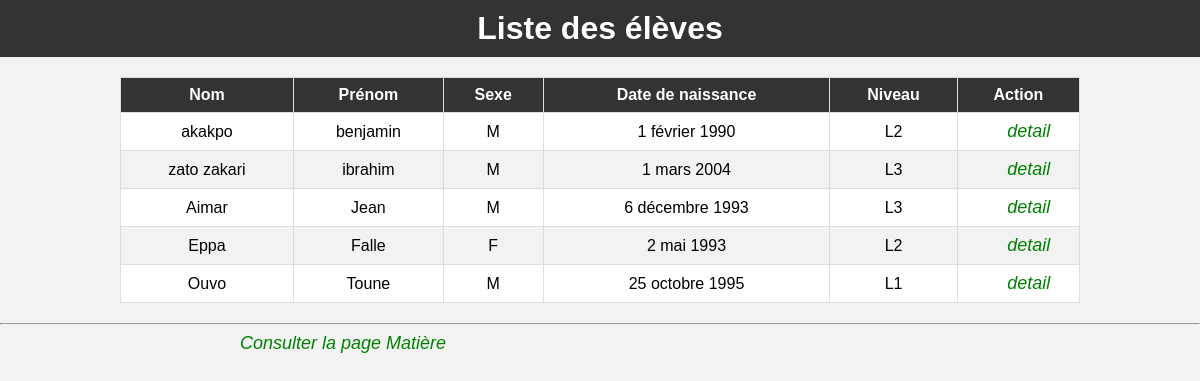
The app's page /notes/eleves with its own data.
### Notes/models.py (models this page shows, shortened)
class Personne(models.Model):
    nom = models.CharField(max_length=50)
    prenom = models.CharField(max_length=50)
    sexe = models.CharField(choices=[("M", "Masculin"),("F","Féminin")],  max_length=50)
    date_naissance = models.DateField()
    class Meta:
        abstract = True

class Eleve(Personne):
    id_eleve = models.IntegerField(primary_key=True)
    niveau = models.ForeignKey(Niveau, on_delete=models.CASCADE)
    class Meta:
        verbose_name_plural = "Elèves"

class Niveau(models.Model):
    nom = models.CharField(max_length=2 , unique=True)
    matiere = models.ManyToManyField(Matiere)
    class Meta:
        verbose_name_plural = "Niveaux"

### Notes/views.py (the view)
# urls.py: path('eleves', views.eleves, name='eleves'),
def eleves(request):
    eleves = Eleve.objects.all()
    return render(request, 'notes/liste_eleve.html', {'eleves':eleves})

### Notes/templates/notes/liste_eleve.html (shortened to what this page needs)
<!DOCTYPE html>
<html lang="en">
<head>
</head>
<body>
    <header>
        <h1>Liste des élèves</h1>
    </header>
    <table>
        <thead>
            <tr>
                <th>Nom</th>
                <th>Prénom</th>
                <th>Sexe</th>
                <th>Date de naissance</th>
                <th>Niveau</th>
                <th>Action</th>
            </tr>
        </thead>
        <tbody>
            {% for eleve in eleves %}
            <tr>
                <td>{{eleve.nom}} </td>
                <td>{{ eleve.prenom }} </td>
                <td> {{ eleve.sexe }}</td>
                <td>{{ eleve.date_naissance }} </td>
                <td>{{ eleve.niveau.nom }} </td>
                <td> <a href="{% url  'notes:eleves' %}/{{ eleve.id_eleve }}">detail</a>
            </tr>
            {% endfor%}
        </tbody>
    </table>
<hr>
    <a href="{% url 'notes:matieres'%}">Consulter la page Matière</a>
</body>
</html>

### Notes/templates/notes/liste_eleve.html (style rules this page uses)
body { font-family: Arial, sans-serif; margin: 0; padding: 0; background-color: #f2f2f2; }
header { background-color: #333; color: #fff; text-align: center; padding: 10px; }
h1 { margin: 0; }
table { width: 80%; margin: 20px auto; border-collapse: collapse; background-color: #fff; }
th, td { border: 1px solid #ddd; padding: 8px; text-align: center; }
th { background-color: #333; color: #fff; }
tr:nth-child(even) { background-color: #f2f2f2; }
a { text-decoration: none; margin-left: 20%; color: green; font-weight: 200; font-style: italic; font-size: 18px; }

### records on screen
Eleve: nom "akakpo", prenom "benjamin", sexe "M", date_naissance "1 février 1990", niveau.nom "L2"
Eleve: nom "zato zakari", prenom "ibrahim", sexe "M", date_naissance "1 mars 2004", niveau.nom "L3"
Eleve: nom "Aimar", prenom "Jean", sexe "M", date_naissance "6 décembre 1993", niveau.nom "L3"
Eleve: nom "Eppa", prenom "Falle", sexe "F", date_naissance "2 mai 1993", niveau.nom "L2"
Eleve: nom "Ouvo", prenom "Toune", sexe "M", date_naissance "25 octobre 1995", niveau.nom "L1"
